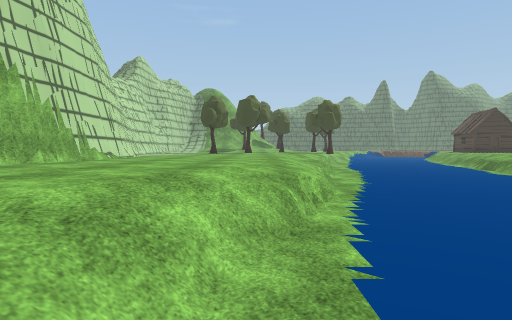
[1] (above)

24 first-person views from a walk through a 3-D level made in the Unity game engine. The camera is 1.5 m above the floor, tilts 2° down and sees 75° across. The floor is counted in squares, 2 m on a side. Each view is taken from the middle of a square. On the plan, view 1 faces up. The plan holds only what a view shows up to about 11 squares ahead; the rest is blank. The place goes on beyond the plan. Some animated figures are left out. Some surface patterns are stand-ins.

[2]
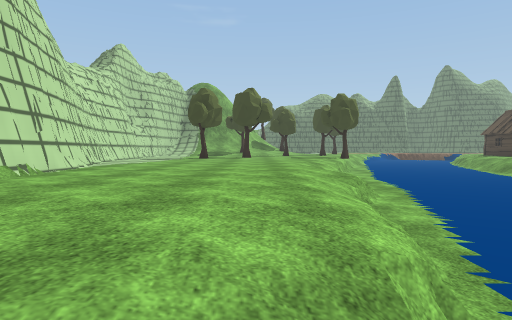

[3]
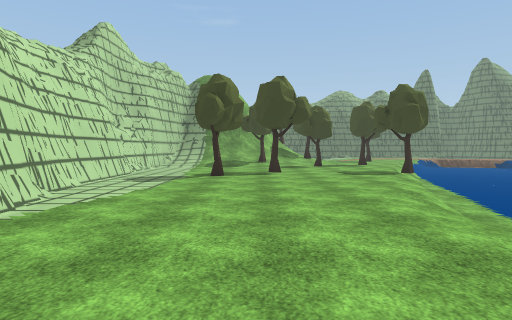

[4]
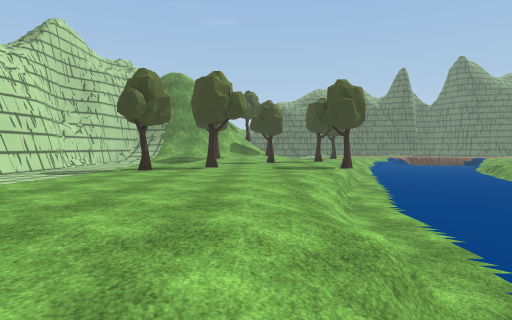

[5]
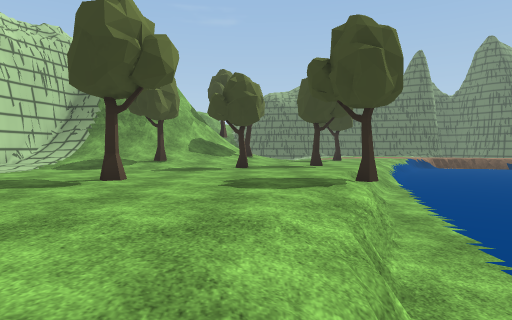

[6]
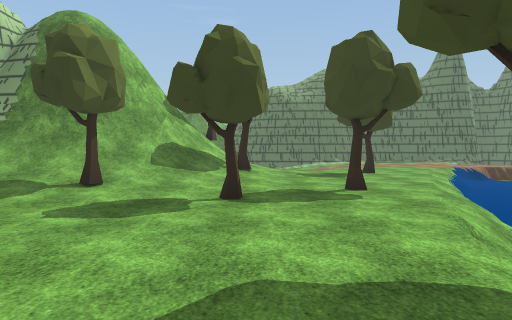

[7]
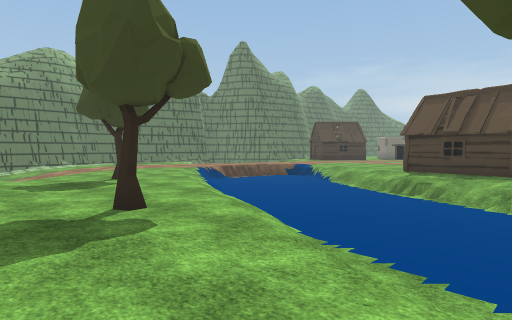

[8]
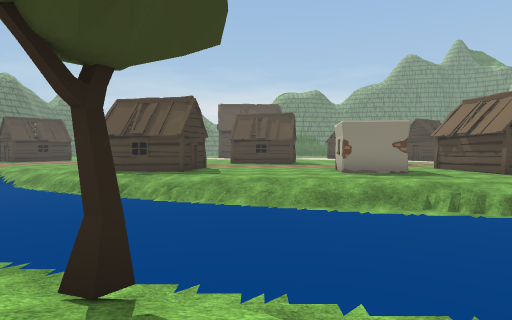

[9]
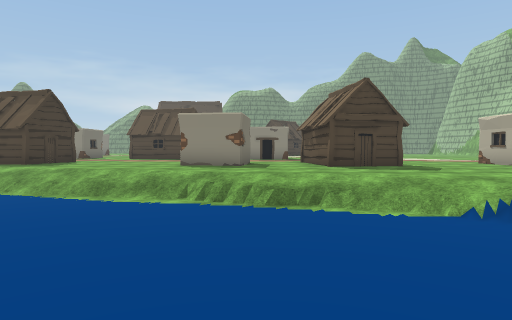

[10]
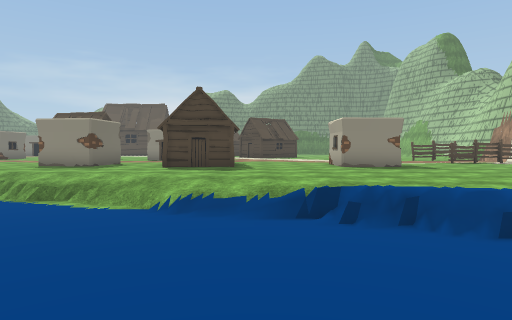

[11]
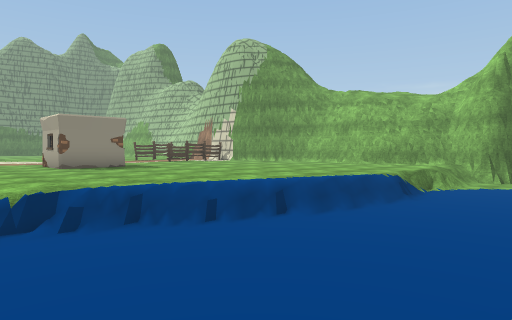

[12]
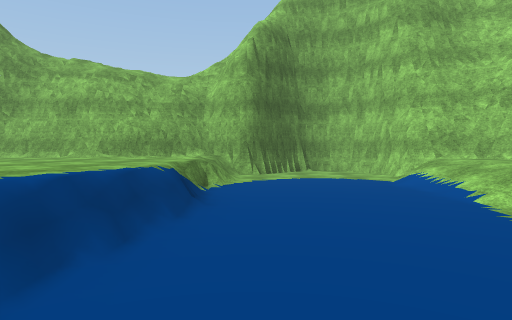

[13]
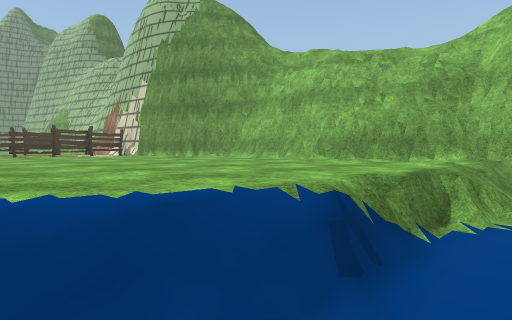

[14]
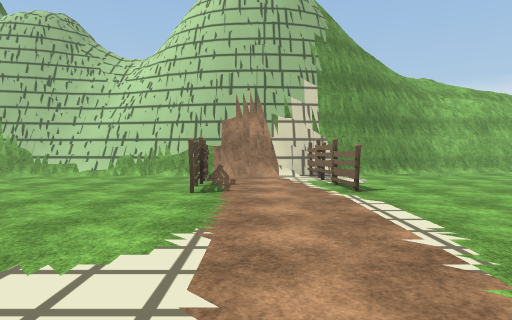

[15]
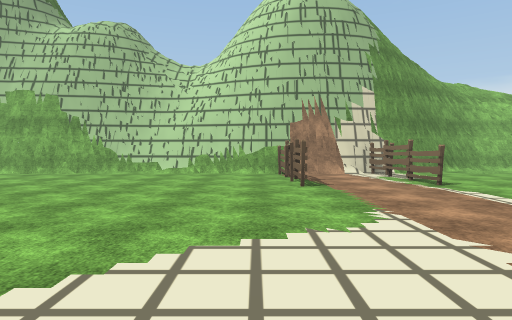

[16]
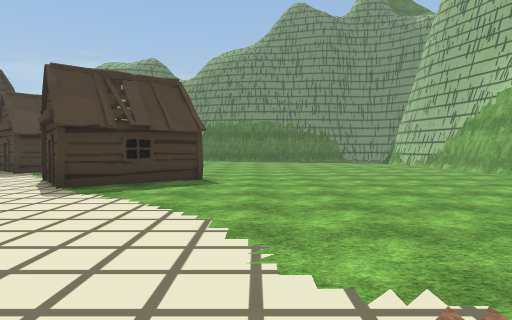

[17]
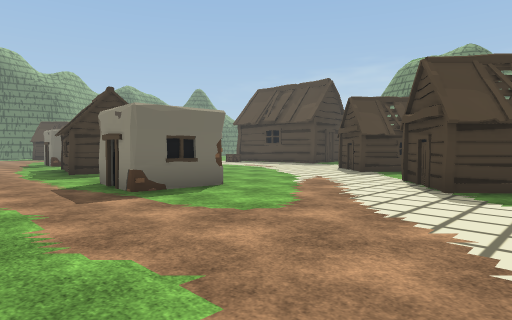

[18]
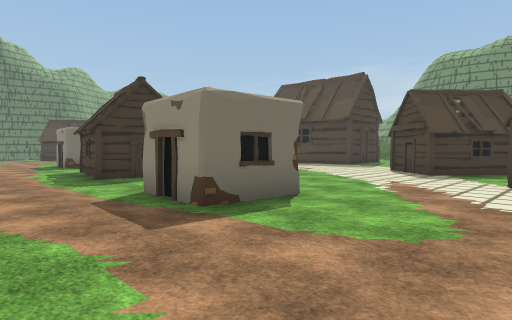

[19]
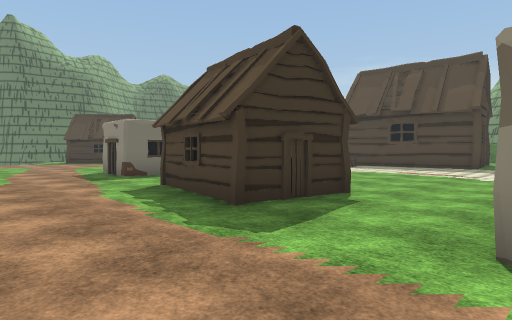

[20]
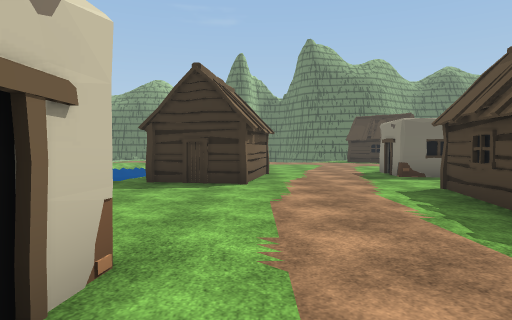

[21]
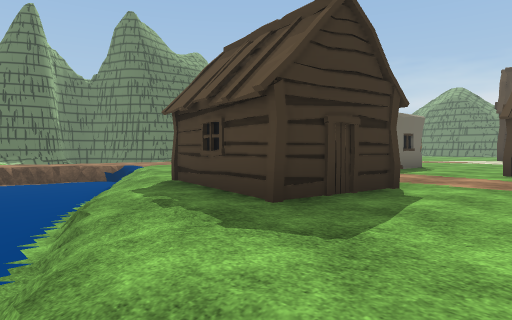

[22]
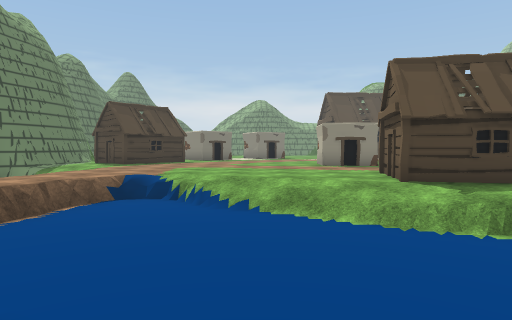

[23]
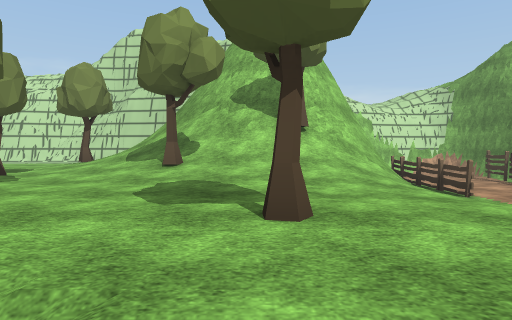

[24]
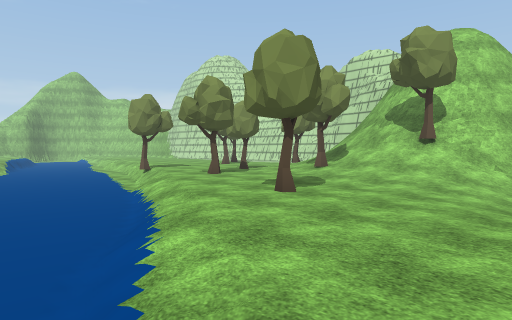

### Floor plan
Key: @ floor where view 1 was taken; # wall or solid block; . main floor; - floor 0.25 m lower than the main floor; _ floor 0.75 m lower than the main floor; < floor 1 m lower than the main floor; : floor 1.25 m higher than the main floor; / step, stairs or slope; = window, fence, low wall or low ledge; T tree; H hut; F fence; O other object.
Columns run from 5 left of view 1 to 26 right of it. Each row starts with its distance up from view 1.
 30     #FF   /-.. . .......
 29     #=////-.../  =/.....
 28     ##///-..../<<<</....
 27     ##://....//<<<<</...
 26     ##///.T../<<<<</....
 25    ##///....//<<<<//....
 24 #####//T..../<<<<</......
 23 #=//////.../<<<<<//......
 22 #///T//..T./<<<<</.HH...#
 21 #/////.T..//<<<<//H H...#O.
 20  ........./<<<<</.H H.......
 19   ......./<<<<<//..H........
 18 #....T...T<<<<</........HH
 17 #......../<<<<</........ H   ...
 16 #..T..../<<<<<</.......H H .....
 15 #.......=<<<<<//........HH......
 14 #......//<<<<</...O#............
 13 #....../<<<<<</..###...........
 12 #....../<<<<<//.... ...O  ......
 11 ##...../<<<<</..... ...##......H
 10  #...../<<<<</...HH ..........H#
  9  #....//<<<<//...H  ...........H
  8  #..../<<<<</....HH ........H..
  7  #..../<<<<</...... .......HH
  6  #..../<<<</.......  ......H.H
  5  #....=<<<</................HH
  4   .../<<<<<......#O.............
  3   .../<<<</......# .............
  2    .//<<<</...... ..............
  1     /<<<<<....... ..............
  0      @<<<_......................
 -1     //<<<_.........F..F.........
 -2    ///<<<_.........F..F.........
 -3    .//<<</.........F..F.........
 -4   ###<<<</.........#F####...####
 -5    ##<<<<=..=....###    ######
 -6     #<<<##########
 -7     ######

Where each view was taken, in squares from view 1:
view 1: 0 up, 0 right, facing up
view 2: 3 up, 0 right, facing up
view 3: 7 up, 1 left, facing up
view 4: 7 up, 1 right, facing up
view 5: 12 up, 2 right, facing up
view 6: 16 up, 2 right, facing up
view 7: 18 up, 2 right, facing up-right
view 8: 17 up, 2 right, facing right
view 9: 12 up, 2 right, facing right
view 10: 7 up, 1 right, facing right
view 11: 7 up, 1 right, facing down-right
view 12: 4 up, 3 right, facing down
view 13: 1 up, 3 right, facing down-right
view 14: 5 up, 16 right, facing down
view 15: 6 up, 18 right, facing down
view 16: 3 up, 15 right, facing right
view 17: 5 up, 15 right, facing up-right
view 18: 7 up, 15 right, facing up-right
view 19: 12 up, 15 right, facing up-right
view 20: 12 up, 15 right, facing up
view 21: 17 up, 10 right, facing up-right
view 22: 25 up, 7 right, facing right
view 23: 26 up, 8 right, facing left
view 24: 30 up, 10 right, facing down-left
